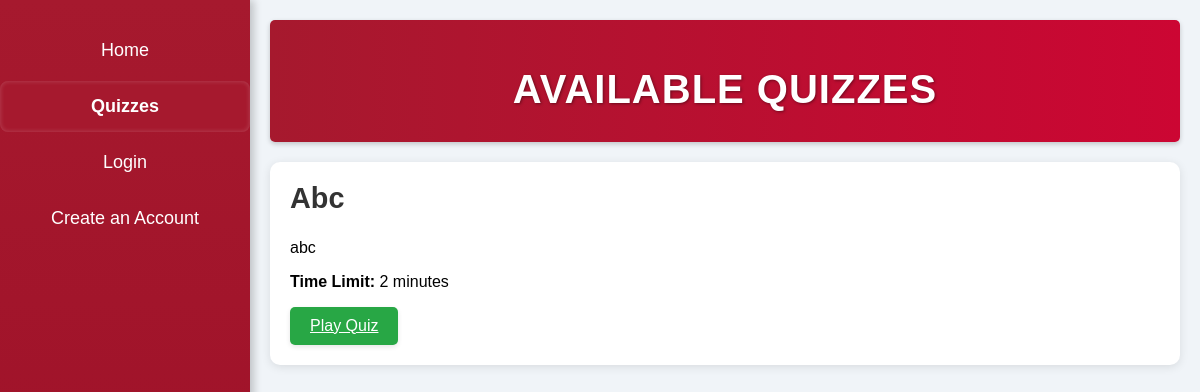
Before: /quizzes with the older database file.
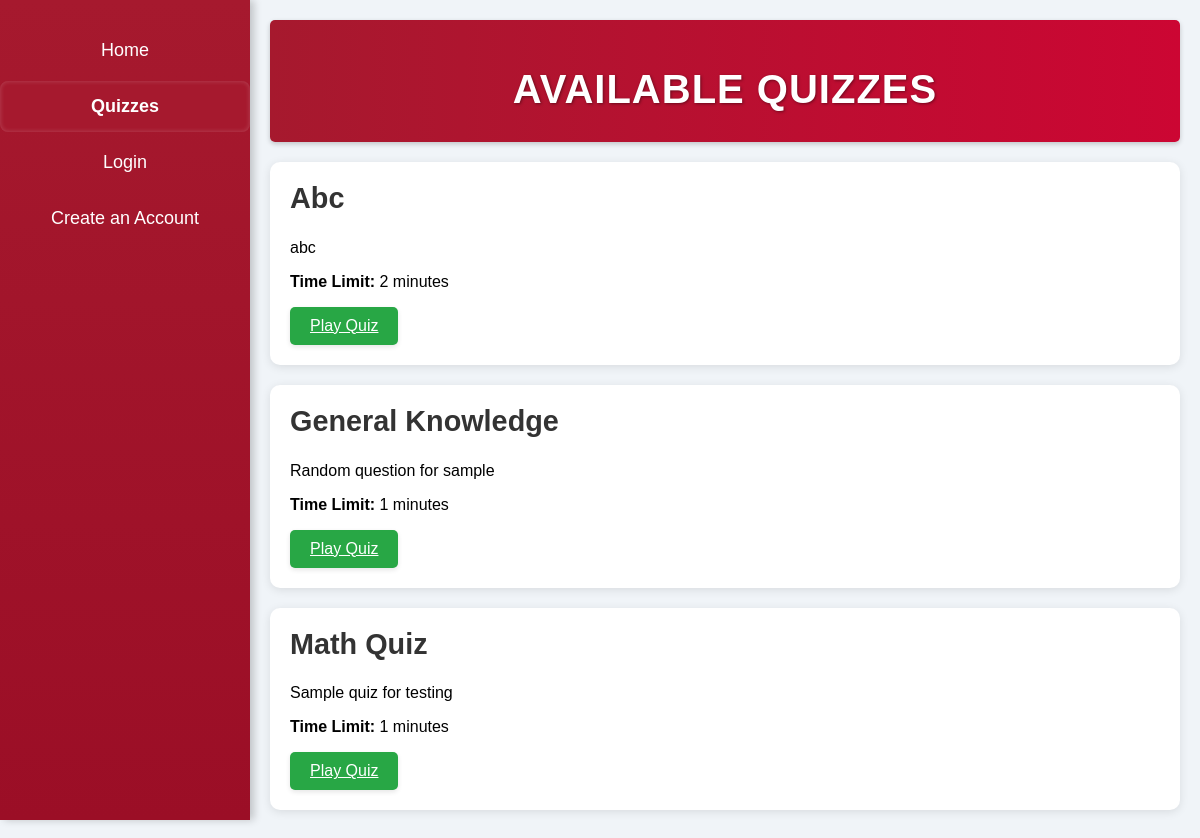
After: the same page with the newer database file.
### create_quiz.py (models this page shows)
class Quiz(db.Model):
    __tablename__ = 'quiz'
    id = db.Column(db.Integer, primary_key=True)
    title = db.Column(db.String(100), nullable=False)
    description = db.Column(db.Text, nullable=False)
    time_limit = db.Column(db.Integer, nullable=False)  # Time limit in minutes
    total_questions = db.Column(db.Integer, nullable=False)

### app.py (the view)
@app.route("/quizzes")
def quizzes():
    quizzes = Quiz.query.all()
    return render_template('quizzes.html', quizzes=quizzes)

### templates/quizzes.html (shortened to what this page needs)
<!DOCTYPE html>
<html lang="en">
<head>
    <link rel="stylesheet" href="{{ url_for('static', filename='main.css') }}">
</head>
<body>
    <div class="sidebar">
        <a href="/" title="">Home</a>
        <a class="active" href="/quizzes" title="">Quizzes</a>
        {% if 'user_id' in session %}
            <a href="/create_quiz" title="">Create a Quiz</a>
            <a href="/logout" title="">Log Out</a>
        {% else %}
            <a href="/login" title="">Login</a>
            <a href="/signup" title="">Create an Account</a>
        {% endif %}
    </div>
<div class="main-content">
    <header>
        <h1>Available Quizzes</h1>
    </header>
    <div class="container">
        <div class="quiz-list">
            {% for quiz in quizzes %}
            <div class="quiz-item">
                <h2 class="quiz-title">{{ quiz.title }}</h2>
                <p class="quiz-description">{{ quiz.description }}</p>
                <p class="quiz-time-limit"><strong>Time Limit:</strong> {{ quiz.time_limit }} minutes</p>
                <a href="{{ url_for('play_quiz', quiz_id=quiz.id) }}" class="btn">Play Quiz</a>
            </div>
            {% endfor %}
        </div>
    </div>
</div>
</body>
</html>

### static/main.css (style rules this page uses)
body { font-family: 'Arial', sans-serif; margin: 0; padding: 0; display: flex; min-height: 100vh; background-color: #f0f4f8; }
.sidebar { height: 100vh; width: 250px; background: linear-gradient(180deg, #A6192E 0%, #9B0E26 100%); padding-top: 20px; position: fixed; box-shadow: 4px 0 8px rgba(0, 0, 0, 0.2); transition: width 0.3s; text-align: center; }
h1 { font-size: 2.5rem; font-weight: bold; text-transform: uppercase; letter-spacing: 1px; margin-bottom: 10px; text-shadow: 1px 1px 3px rgba(0, 0, 0, 0.4); }
.quiz-title { font-size: 1.8rem; font-weight: 600; margin-top: 0; color: #333; }
.sidebar a { padding: 15px 20px; text-decoration: none; font-size: 18px; color: white; display: block; margin: 5px 0; border-radius: 8px; transition: background-color 0.3s, transform 0.2s, box-shadow 0.3s; }
.active { background-color: #A6192E; font-weight: bold; box-shadow: inset 0 0 5px rgba(255, 255, 255, 0.2); }
.main-content { margin-left: 250px; padding: 20px; flex-grow: 1; animation: fadeIn 0.5s; }
header { display: flex; justify-content: center; align-items: center; background: linear-gradient(to right, #A6192E, #CC0633); color: #fff; padding: 20px 0; border-radius: 5px; margin-bottom: 20px; box-shadow: 0 2px 5px rgba(0, 0, 0, 0.2); width: 100%; }
.quiz-item { background-color: #fff; padding: 20px; border-radius: 10px; box-shadow: 0 2px 10px rgba(0, 0, 0, 0.1); margin-bottom: 20px; transition: transform 0.3s, box-shadow 0.3s; }
.btn { display: inline-block; background-color: #28A745; color: white; padding: 10px 20px; border: none; border-radius: 5px; font-size: 16px; text-align: center; transition: background-color 0.3s, transform 0.2s; box-shadow: 0 2px 5px rgba(0, 0, 0, 0.1); }

Changed rows visible on the page:
added Quiz: title "General Knowledge", description "Random question for sample", time_limit "1"
added Quiz: title "Math Quiz", description "Sample quiz for testing", time_limit "1"
